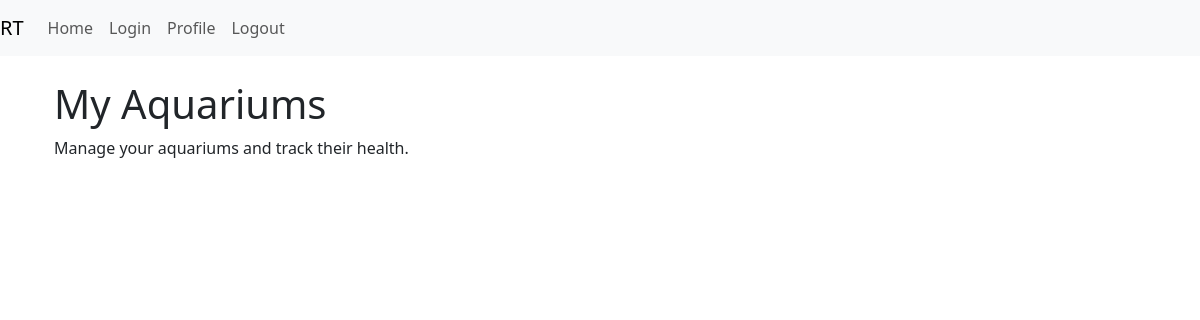
The page /profile/myaquariums on the database as committed earlier.
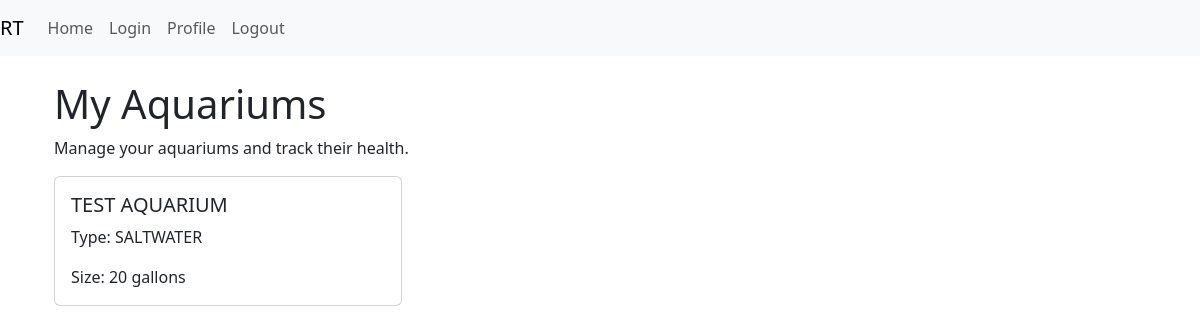
The same page on the database as committed later.
### myapp/models.py (models this page shows)
class Aquariums(models.Model):
    name = models.CharField(max_length=100)
    size = models.CharField(max_length=50)
    type = models.CharField(max_length=50)  # e.g., freshwater, saltwater
    created_at = models.DateTimeField(auto_now_add=True)

### myapp/views.py (the view)
# urls.py: path('profile/myaquariums', views.myaquariums, name='myaquariums')
def myaquariums(request):
    tanks = Aquariums.objects.all()
    return render(request, "myaquariums.html", {"aquariums": tanks})

### myapp/templates/myaquariums.html (shortened to what this page needs)
{% extends "base.html" %}
{% block content %}
<div class="container">
    <h1 class="mt-4">My Aquariums</h1>
    <p>Manage your aquariums and track their health.</p>
    <div class="row">
        {% for aquarium in aquariums %}
        <div class="col-md-4 mb-4">
            <div class="card">
                <div class="card-body">
                    <h5 class="card-title">{{ aquarium.name }}</h5>
                    <p class="card-text">Type: {{ aquarium.type }}</p>
                    <p class="card-text">Size: {{ aquarium.size }} gallons</p>
        {% endfor %}
{% endblock %}

### myapp/templates/base.html (shortened to what this page needs)
<!doctype html>
<html lang="en">
  <head>
    <link
        href="https://cdn.jsdelivr.net/npm/bootstrap@5.3.2/dist/css/bootstrap.min.css"
        rel="stylesheet"
>
  </head>
  <body>
    <nav class="navbar navbar-expand-lg navbar-light bg-light">
        <a class="navbar-brand" href="/home">RT</a>
  <div class="collapse navbar-collapse" id="navbarSupportedContent">
    <ul class="navbar-nav mr-auto">
      <li class="nav-item active">
        <a class="nav-link" href="/home">Home</a>
      </li>
      <li class="nav-item"><a class="nav-link" href="/login" >Login</a>
        <li class="nav-item"><a class="nav-link" href="/profile">Profile</a>
        <li class="nav-item"><a class="nav-link" href="/home">Logout</a>
    </ul>
  </div>
</nav>
    <div class="container mt-3">
        {% block content %}{% endblock %}
    </div>
  </body>
</html>

Rows that differ between the two databases and show on the page:
added Aquariums: name "TEST AQUARIUM", type "SALTWATER", size "20"
